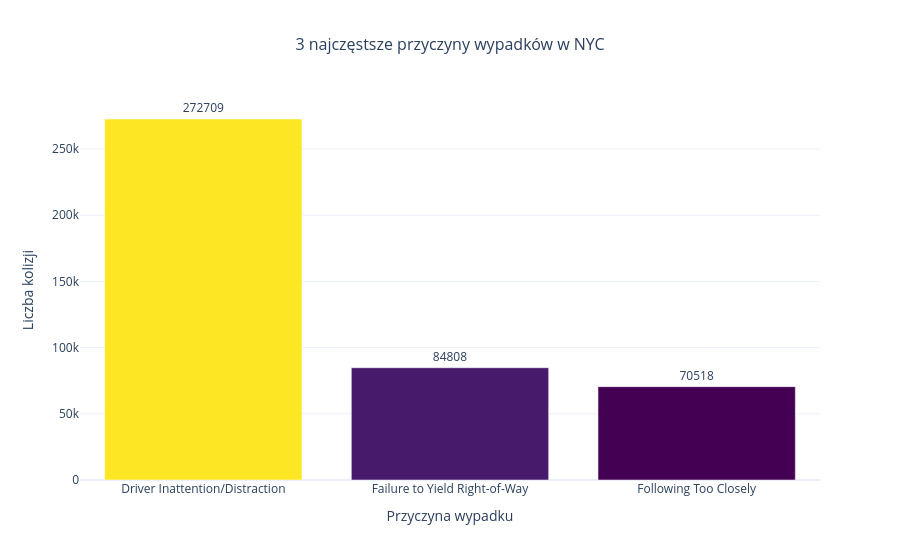

The code cell stored with this chart in its notebook:
### Code cell
wypadki_NY = df[(df['BOROUGH'] != 'UnKnOwN') & (df['CONTRIBUTING FACTOR VEHICLE 1'] != 'Unspecified')]
wypadki_NY = wypadki_NY.groupby(['CONTRIBUTING FACTOR VEHICLE 1']).size().reset_index(name='liczba wypadków')

top3_czynniki = wypadki_NY.sort_values(by='liczba wypadków', ascending=False).head(3)

fig = px.bar(
    top3_czynniki,
    x="CONTRIBUTING FACTOR VEHICLE 1",
    y="liczba wypadków",
    text="liczba wypadków",
    color="liczba wypadków",
    color_continuous_scale="Viridis",
    title="3 najczęstsze przyczyny wypadków w NYC",
    labels={"CONTRIBUTING FACTOR VEHICLE 1": "Przyczyna wypadku", "liczba wypadków": "Liczba kolizji"}
)

fig.update_layout(
    title_font_size=16,
    title_x=0.5,
    xaxis_tickangle=0,
    coloraxis_showscale=False,
    template="plotly_white"
)
fig.update_traces(
    textposition="outside"
)
fig.show()

### Figure 1 — Plotly figure (JSON) as saved in the notebook; plotly's stock layout.template omitted (floating-point values rounded to 4 significant figures)
{"data": [{"hovertemplate": "Przyczyna wypadku=%{x}<br>Liczba kolizji=%{marker.color}<extra></extra>", "legendgroup": "", "marker": {"color": [272709, 84808, 70518], "coloraxis": "coloraxis", "pattern": {"shape": ""}}, "name": "", "orientation": "v", "showlegend": false, "text": [272700.0, 84810.0, 70520.0], "textposition": "outside", "x": ["Driver Inattention/Distraction", "Failure to Yield Right-of-Way", "Following Too Closely"], "xaxis": "x", "y": [272709, 84808, 70518], "yaxis": "y", "type": "bar"}], "layout": {"xaxis": {"anchor": "y", "domain": [0.0, 1.0], "title": {"text": "Przyczyna wypadku"}, "tickangle": 0}, "yaxis": {"anchor": "x", "domain": [0.0, 1.0], "title": {"text": "Liczba kolizji"}}, "coloraxis": {"colorbar": {"title": {"text": "Liczba kolizji"}}, "colorscale": [[0.0, "#440154"], [0.1111, "#482878"], [0.2222, "#3e4989"], [0.3333, "#31688e"], [0.4444, "#26828e"], [0.5556, "#1f9e89"], [0.6667, "#35b779"], [0.7778, "#6ece58"], [0.8889, "#b5de2b"], [1.0, "#fde725"]], "showscale": false}, "legend": {"tracegroupgap": 0}, "title": {"text": "3 najczęstsze przyczyny wypadków w NYC", "font": {"size": 16}, "x": 0.5}, "barmode": "relative"}}
